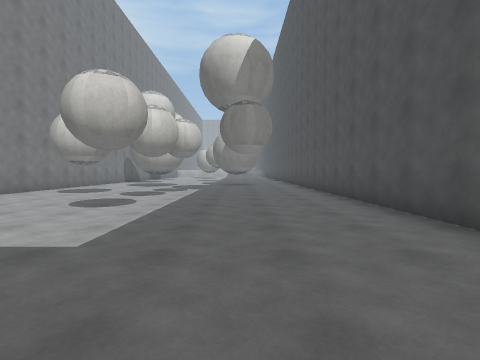
[1] (above)

18 first-person views from a walk through a Unity game level. The camera is 1.3 m above the floor, tilts 2° down and sees 85° across. The floor is counted in squares, 2 m on a side. Each view is taken from the middle of a square. On the plan, view 1 faces up. The plan holds only what a view shows up to about 9 squares ahead; the rest is blank. The place goes on beyond the plan. The player is left out. Surface patterns are stand-ins for the level's own textures.

[2]
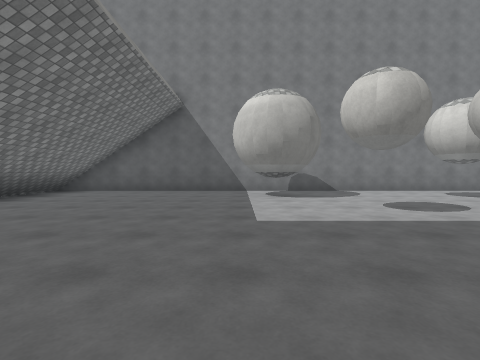

[3]
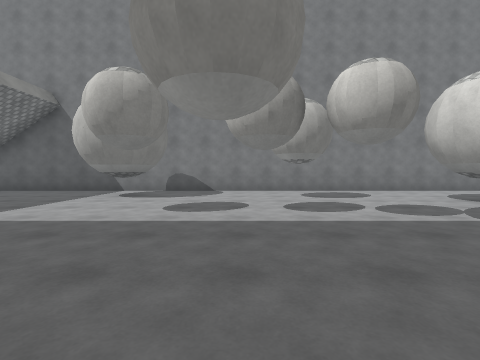

[4]
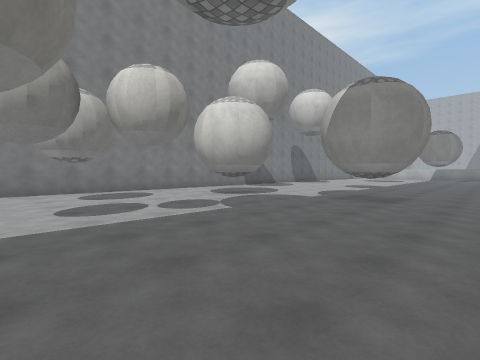

[5]
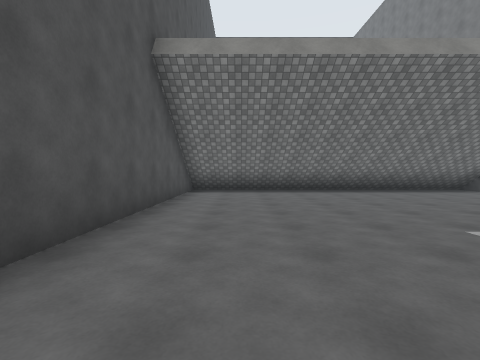

[6]
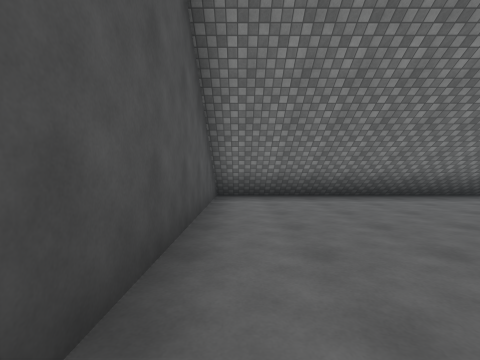

[7]
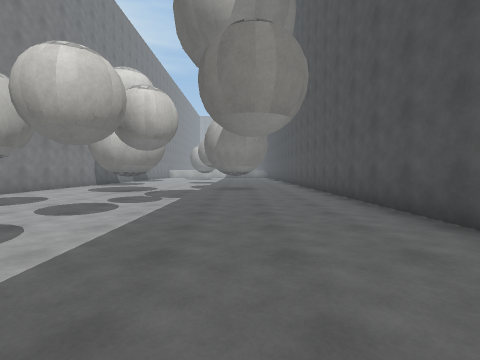

[8]
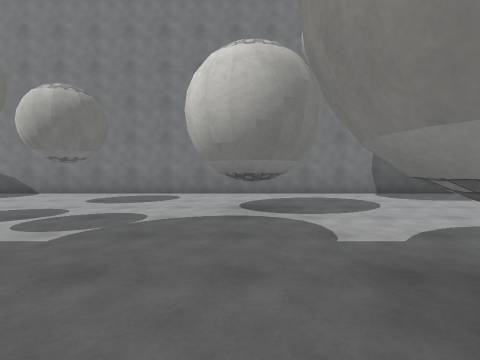

[9]
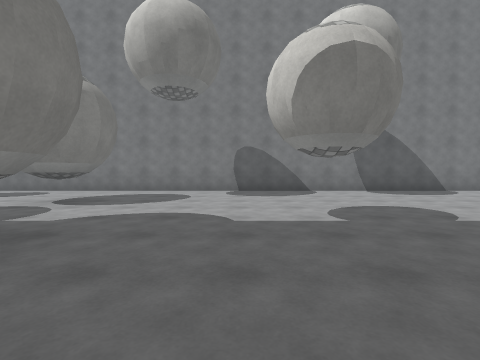

[10]
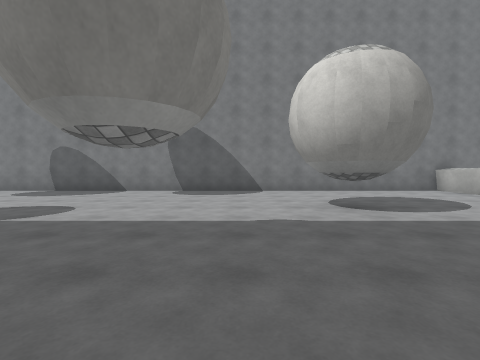

[11]
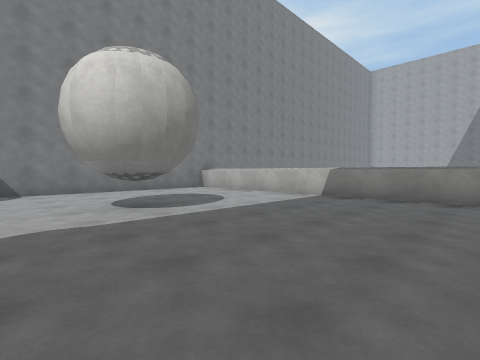

[12]
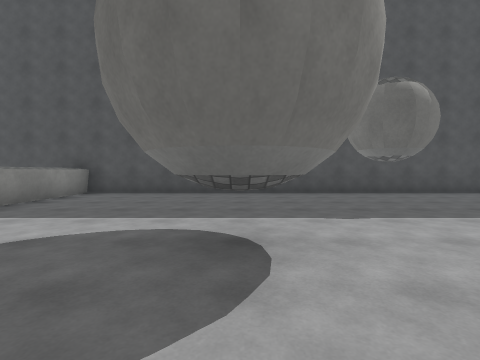

[13]
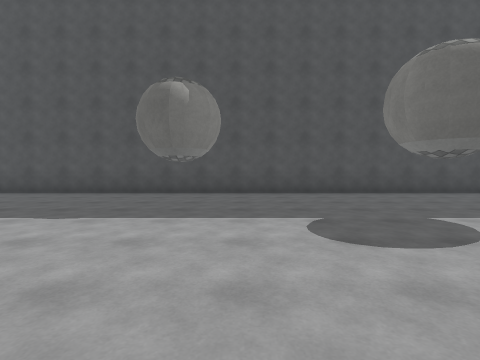

[14]
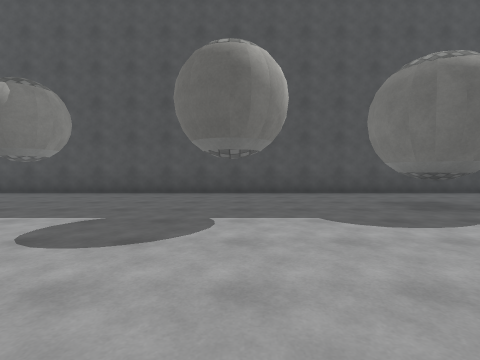

[15]
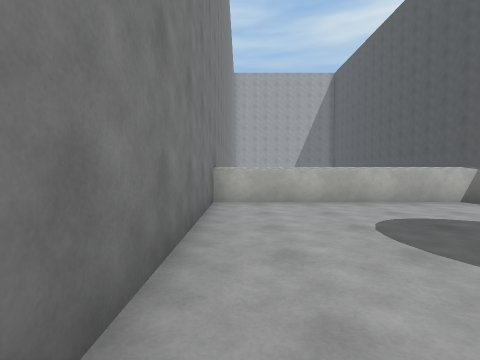

[16]
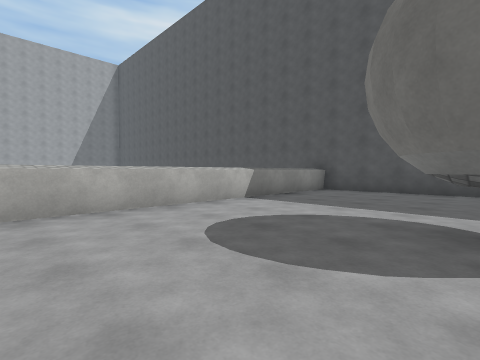

[17]
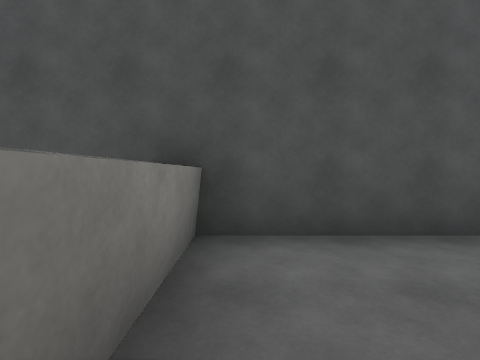

[18]
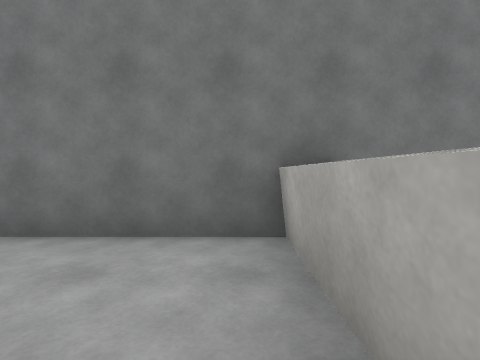

### Floor plan
Key: @ floor where view 1 was taken; # wall or solid block; . floor; ^ raised ledge.
Columns run from 7 left of view 1 to 3 right of it. Each row starts with its distance up from view 1.
 30           #
 29 #         #
 28 #^^^^^^^^^#
 27 #.........#
 26 #.........#
 25 #.........#
 24 #.........#
 23 #...##....#
 22 #.........#
 21 #.........#
 20 #.........#
 19 #.........#
 18 #.........#
 17 #.........#
 16 #.........#
 15 #.........#
 14 #.........#
 13 #......#..#
 12 #..##..#..#
 11 #..##.....#
 10 #.........#
  9 #.........#
  8 #.........#
  7 #.........#
  6 #.........#
  5 #.........#
  4 #.........#
  3 #.#.......#
  2 #.........#
  1 #.........#
  0 #......@..#
 -1 #.........#
 -2 #.........#
 -3 ###########

Where each view was taken, in squares from view 1:
view 1: 0 up, 0 right, facing up
view 2: 2 up, 2 right, facing left
view 3: 6 up, 2 right, facing left
view 4: 6 up, 2 right, facing up-left
view 5: 5 up, 1 right, facing down
view 6: 3 up, 2 right, facing down
view 7: 3 up, 0 right, facing up
view 8: 11 up, 1 right, facing left
view 9: 15 up, 2 right, facing left
view 10: 21 up, 2 right, facing left
view 11: 21 up, 2 right, facing up-left
view 12: 23 up, 5 left, facing right
view 13: 19 up, 5 left, facing right
view 14: 16 up, 5 left, facing right
view 15: 22 up, 6 left, facing up
view 16: 23 up, 6 left, facing up-right
view 17: 27 up, 0 right, facing right
view 18: 27 up, 4 left, facing left
